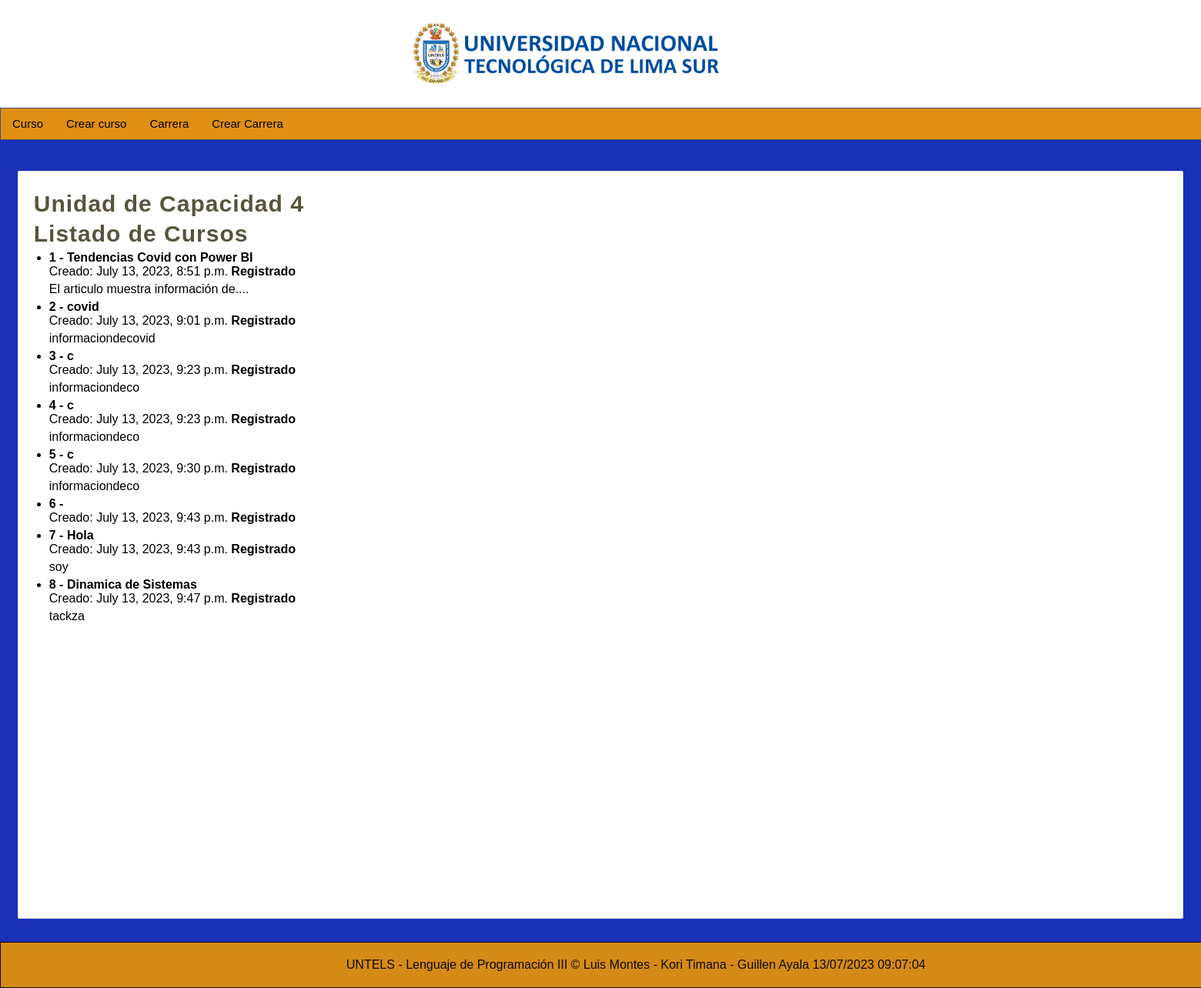
The page /listar-articulos/ on the database its author committed.
### miapp/models.py (models this page shows)
class Articulo(models.Model):
    titulo = models.CharField(max_length=180)
    contenido = models.TextField()
    publicado = models.BooleanField()
    creado = models.DateTimeField(auto_now_add=True)
    actualizado = models.DateTimeField(auto_now=True)

### miapp/views.py (the view)
# urls.py: path('listar-articulos/',views.listar_articulos,name="listar_articulos"),
def listar_articulos(request):
    articulos = Articulo.objects.all()
    return render(request, 'listar_articulos.html',{
    'articulos':articulos,
    'titulo': 'Listado de Cursos'
})

### miapp/templates/listar_articulos.html (shortened to what this page needs)
{% extends 'layout.html' %}
{% block content %}
    <h1 class="title">{{titulo}} </h1>
    <ul>
        {% for articulo in articulos %}
            <li>
                <h4>{{articulo.id}} - {{articulo.titulo}}</h4>
                <span>Creado: {{articulo.creado}}</span>
                {% if articulo.publicado %}
                    <strong> Registrado </strong>
                {% else %}
                    <strong> No Registrado </strong>
                {% endif %}
                <p>{{articulo.contenido}}</p>
            </li>
        {% endfor %}
    </ul>
{% endblock %}

### miapp/templates/layout.html (shortened to what this page needs)
<!DOCTYPE html>
<html lang="es">
    <head>
        {% load static %}
        <link rel="stylesheet" type="text/css" href="{% static 'css/estilosnuevos.css' %}" />
    </head>
    <body>
        <header>
            <div id="logotipo">
                <img src="{% static 'images/loguito.png' %}" width="400" height="80" />
            </div>
        </header>
        <nav>
            <ul>
                <li>
                    <a href="{% url 'listar_articulos' %}">Curso</a>
                </li>
                <li>
                    <a href="{% url 'create_articulo' %}"> Crear curso</a>
                </li>
                <li>
                    <a href="{% url 'examen' %}"> Carrera </a>
                </li>
                <li>
                    <a href="{% url 'crearcarrera' %}"> Crear Carrera </a>
                </li>
            </ul>
        </nav>
        <div id="content">
            <div class="box">
                <h2 class="title">Unidad de Capacidad 4</h2>
                {% block content %}{% endblock %}
            </div>
        </div>
        <footer>
            UNTELS - Lenguaje de Programación III &copy; Luis Montes - Kori Timana - Guillen Ayala {% now "d/m/Y h:m:s" %}
        </footer>
    </body>
</html>

### miapp/static/css/estilosnuevos.css (style rules this page uses)
* { margin: 0px; padding: 0px; font-family: Arial, Helvetica, sans-serif; text-decoration: none; }
.box p, .box h2, .box h3, .box ul { margin-bottom: 5px; margin-top: 5px; }
.box ul, .box ol { margin-left: 20px; margin-bottom: 10px; }
body { background-color: #1a32b8; }
header { width: 1650px; height: 140px; background-color: #ffffff; margin: 0 auto; }
#logotipo { width: 35%; height: 130px; margin: 0 auto; padding-top: 10px; }
#logotipo img { display: block; float: left; margin-top: 20px; }
nav { width: 1650px; height: 40px; margin: 0 auto; background-color: #e08f14; border: 1px solid #43505e; font-size: 15px; }
nav ul { list-style: none; text-decoration: none; }
nav ul li { line-height: 40px; float: left; }
nav ul li a { display: block; padding-left: 15px; padding-right: 15px; color: #000000; }
#content { width: 1550px; min-height: 930px; margin: 0 auto; margin-bottom: 30px; margin-top: 40px; }
.box { background: rgb(255, 255, 255); width: 95%; min-height: 930px; padding: 20px; border: 1px solid rgb(0, 0, 0); border-radius: 2px; margin: 0 auto; }
.title { color: rgb(88, 84, 61); letter-spacing: 1px; font-size: 30px; margin-bottom: 4px; margin-top: 5px; }
footer { width: 1650px; background-color: #d68a16; border: 1px solid rgb(8, 8, 8); color: #0c0b09; text-align: center; margin: 0 auto; padding-top: 20px; padding-bottom: 20px; }
.box { background: white; width: 95%; min-height: 930px; padding: 20px; border: 1px solid #ddd; border-radius: 2px; margin: 0 auto; }

### rows shown on the page
Articulo: id "1", titulo "Tendencias Covid con Power BI", creado "July 13, 2023, 8:51 p.m.", publicado "Registrado", contenido "El articulo muestra información de...."
Articulo: id "2", titulo "covid", creado "July 13, 2023, 9:01 p.m.", publicado "Registrado", contenido "informaciondecovid"
Articulo: id "3", titulo "c", creado "July 13, 2023, 9:23 p.m.", publicado "Registrado", contenido "informaciondeco"
Articulo: id "4", titulo "c", creado "July 13, 2023, 9:23 p.m.", publicado "Registrado", contenido "informaciondeco"
Articulo: id "5", titulo "c", creado "July 13, 2023, 9:30 p.m.", publicado "Registrado", contenido "informaciondeco"
Articulo: id "6", creado "July 13, 2023, 9:43 p.m.", publicado "Registrado"
Articulo: id "7", titulo "Hola", creado "July 13, 2023, 9:43 p.m.", publicado "Registrado", contenido "soy"
Articulo: id "8", titulo "Dinamica de Sistemas", creado "July 13, 2023, 9:47 p.m.", publicado "Registrado", contenido "tackza"

### other values the page prints
{{ titulo }} "Listado de Cursos"
